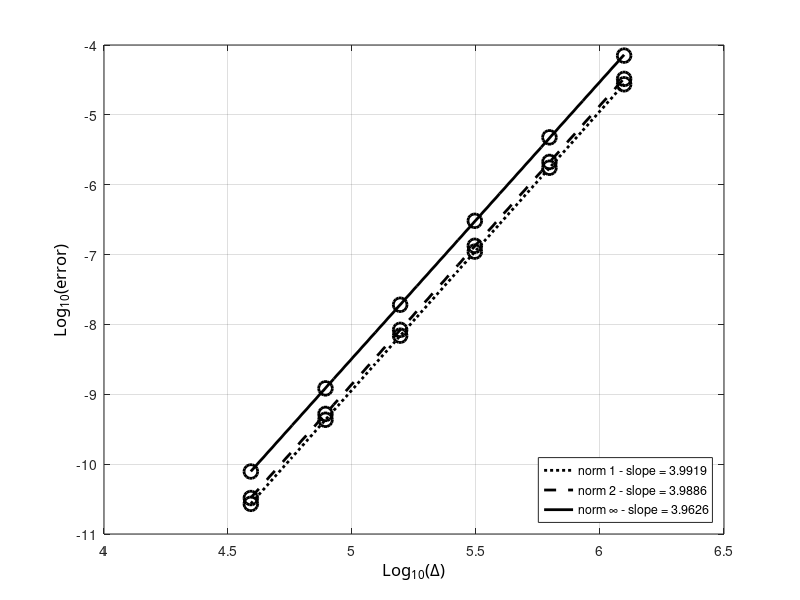

Source code (MATLAB):
clc; clear all; close all;

radius=6371220;
N=[8 16 32 64 128 256];
dx=2*pi*radius./(4*N);
% e1=[2.0963e-2 1.5863e-2 4.9861e-4 1.2394e-6 1.7658e-9 9.5777e-12];
% e2=[2.6194e-2 2.3535e-2 7.8589e-4 1.9919e-6 3.6229e-9 1.1097e-10];
% e3=[4.4752e-2 6.6690e-2 2.9727e-3 8.5586e-6 7.6882e-8 4.5050e-9];

% e1=[8.5678e-5 2.4618e-7 1.0687e-9 2.2554e-11 6.6050e-13 2.0170e-14];
% e2=[1.3701e-4 3.8854e-7 4.7661e-9 1.8082e-10 7.4291e-12 3.1657e-13];
% e3=[4.5859e-4 1.5631e-6 8.6449e-8 4.4339e-9 2.5436e-10 1.5149e-11];

% e1=[1.3632e-7 5.7406e-10 1.1462e-11 3.2764e-13 1.0064e-14 3.3383e-16];
% e2=[3.1191e-7 1.1452e-9 3.8740e-11 1.7535e-12 7.8953e-14 3.5222e-15];
% e3=[2.4651e-6 8.4471e-9 6.1885e-10 3.9985e-11 2.5708e-12 1.6163e-13];

% e1=[1.1315e-3 2.8629e-4 7.1814e-5 1.7973e-5 4.4950e-6 1.1239e-6];
% e2=[1.1413e-3 2.8525e-4 7.1189e-5 1.7773e-5 4.4398e-6 1.1095e-6];
% e3=[1.6770e-3 4.3815e-4 1.1085e-4 2.7766e-5 6.9449e-6 1.7366e-6];

e1=[2.7388e-5 1.7510e-6 1.1017e-7 6.9021e-9 4.3178e-10 2.6997e-11];
e2=[3.2726e-5 2.1184e-6 1.3355e-7 8.3682e-9 5.2347e-10 3.2729e-11];
e3=[7.0509e-5 4.7655e-6 3.0421e-7 1.9135e-8 1.2152e-9 7.8438e-11];

ldx=log10(dx);
le1=log10(e1);
le2=log10(e2);
le3=log10(e3);

%% plot 1
figure(11); 
%% curve 1
hl1=plot(ldx,le1,'ok');
set(hl1,'LineWidth',2.0);
set(hl1,'MarkerSize',10);
set(hl1,'MarkerEdgeColor','k');

hold on;
[a1,b1]=polyfit(ldx,le1,1);
tt=linspace(min(ldx),max(ldx),10);
lsq1=a1(2)+a1(1)*tt;
% %% courbes...
%hlf1=plot(tt,lsq1,'-r');
hlf1=plot(tt,lsq1,':k');
set(hlf1,'LineWidth',2.0);


%% curve 2
hl1=plot(ldx,le2,'ok');
set(hl1,'LineWidth',2.0);
set(hl1,'MarkerSize',10);
set(hl1,'MarkerEdgeColor','k');

hold on;
[a2,b1]=polyfit(ldx,le2,1);
tt=linspace(min(ldx),max(ldx),10);
lsq1=a2(2)+a2(1)*tt;
% %% courbes...
%hlf2=plot(tt,lsq1,'-b');
hlf2=plot(tt,lsq1,'--k');
set(hlf2,'LineWidth',2.0);

%% curve 3
hl1=plot(ldx,le3,'ok');
set(hl1,'LineWidth',2.0);
set(hl1,'MarkerSize',10);
set(hl1,'MarkerEdgeColor','k');

hold on;
[a3,b1]=polyfit(ldx,le3,1);
tt=linspace(min(ldx),max(ldx),10);
lsq1=a3(2)+a3(1)*tt;
% %% courbes...
%hlf3=plot(tt,lsq1,'-g');
hlf3=plot(tt,lsq1,'-k');
set(hlf3,'LineWidth',2.0);

ha=gca;
xa=get(gca,'Xlabel');
set(ha,'Xgrid','on');
set(xa,'String','Log_{10}(\Delta)');
set (xa,'FontName','Calibri');
set(xa,'FontSize',12);

% ylabel
ha=gca;
ya=get(gca,'Ylabel');
set(ha,'Ygrid','on');
set(ya,'String','Log_{10}(error)');
set (ya,'FontName','Calibri');
set(ya,'FontSize',12);

%% legend
legend([hlf1,hlf2,hlf3],{['norm 1 - slope = ' num2str(a1(1))],['norm 2 - slope = ' num2str(a2(1))],['norm \infty - slope = ' num2str(a3(1))]},'Location','SouthEast')
